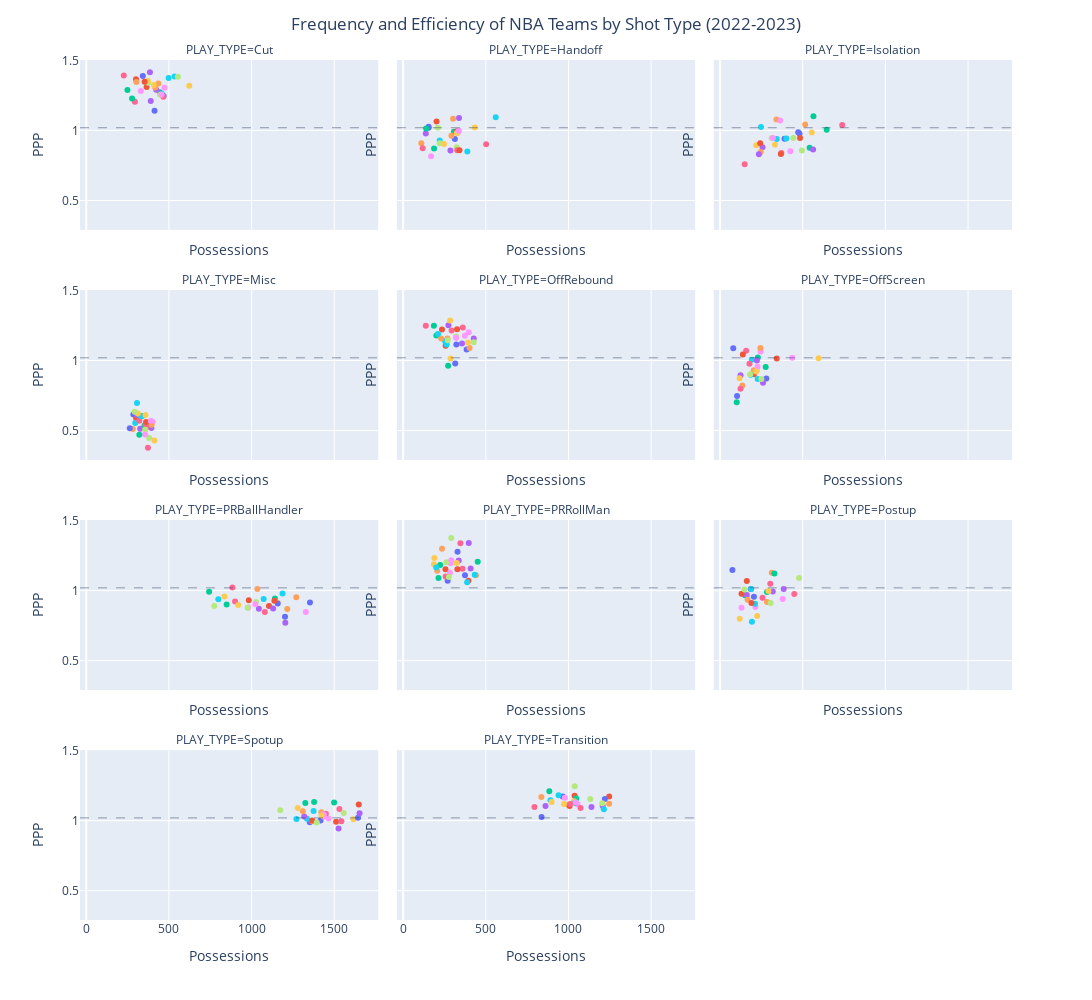

The cell this chart's notebook holds for it:
### Markdown cell above
The graph above plots a point for each NBA team and play type. From the big picture perspective, we can see that the distribution of shot types varies widely from team to team. Let's split this into separate graphs for each play type for a clearer picture.

### Code cell
fig = px.scatter(df_team, x='POSS', y='PPP', facet_col='PLAY_TYPE', facet_col_wrap=3, color='TEAM_NAME', width=1100, height=1000)
fig.update_layout(showlegend=False)
fig.update_layout(title_text='Frequency and Efficiency of NBA Teams by Shot Type (2022-2023)', title_x=0.5)
fig.add_hline(y=league_average_ppp, line_dash='dash', line_width = 0.5)
fig.update_xaxes(title_text='Possessions')
fig.update_yaxes(title_text='PPP')
fig.show()
